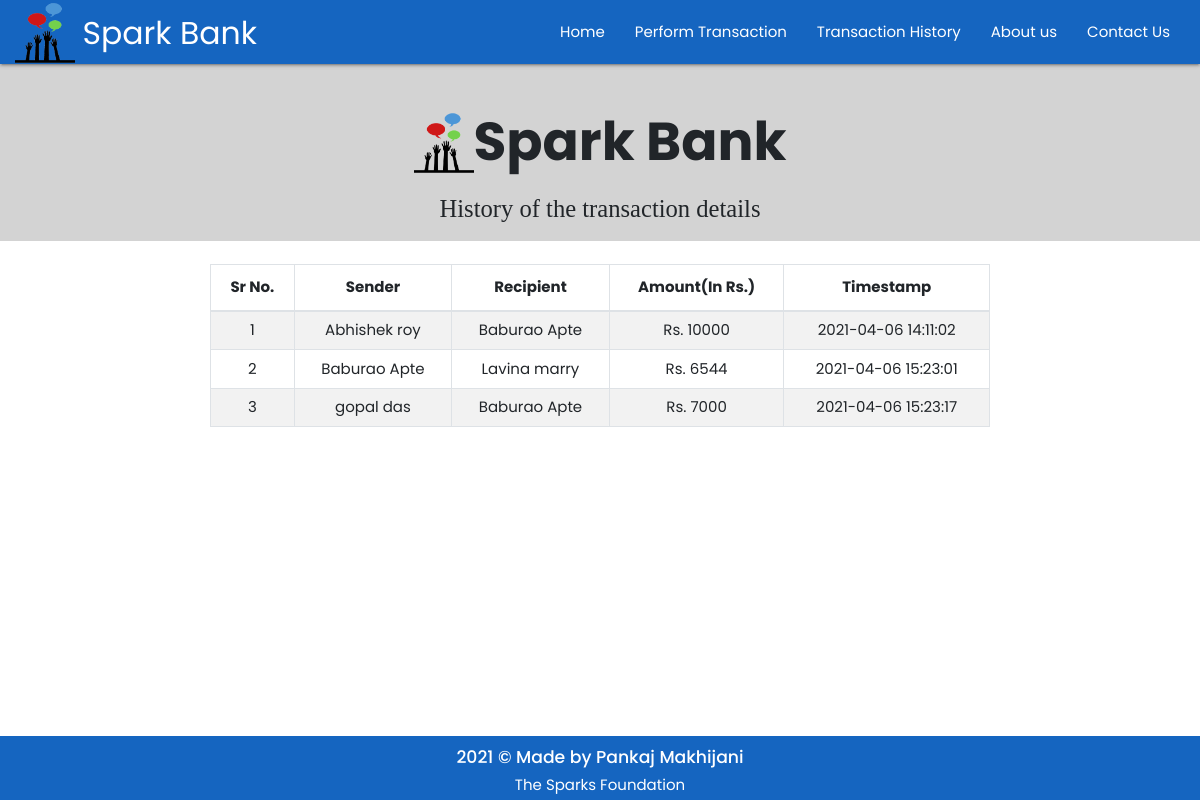
The app's page /php/transactionhistory.php with its own data.
### tables this page shows
CREATE TABLE `transaction` (
  `sr_no` int(3) NOT NULL,
  `sender` text NOT NULL,
  `receiver` text NOT NULL,
  `balance` int(10) NOT NULL,
  `date_time` datetime NOT NULL DEFAULT current_timestamp()
);

### php/transactionhistory.php (the view, shortened to what this page needs)
<!DOCTYPE html>
<html lang="en">
<head>
    <link rel="stylesheet" href="https://maxcdn.bootstrapcdn.com/bootstrap/4.0.0/css/bootstrap.min.css">
    <link rel="stylesheet" href="../css/style.css">
    <link rel="stylesheet" href="https://cdnjs.cloudflare.com/ajax/libs/materialize/1.0.0/css/materialize.min.css">
</head>
<body>
    <nav>
        <div class="container-fluid nav-wrapper #00838f blue darken-3 z-depth-1">
            <a href="../index.php" class="brand-logo"><img src="../images/logo_small.png" style="height:70px;width:60px" /><span class="m-2 title">Spark Bank</span></a>
            <ul id="nav-mobile" class="right hide-on-med-and-down">
                <li><a href="../index.php">Home</a></li>
                <li><a href="./transfermoney.php">Perform Transaction</a></li>
                <li><a href="./transactionhistory.php">Transaction History</a></li>
                <li><a href="../aboutus.php">About us</a></li>
                <li><a href="../contactus.php">Contact Us</a></li>
            </ul>
        </div>
    </nav>
    <div class="center head mt-0">
        <h2 class="mb-3"><b><span><img src="../images/logo_small.png" style="height:70px;width:60px" /></span>Spark Bank</b></h2>
        <h5 class=" mt-2">History of the transaction details</h5>
    </div>
    <div class="container">
        <br>
        <div class="container-fluid table-responsive-sm">
            <table class="table table-hover table-striped table-condensed table-bordered">
                <thead>
                    <tr>
                        <th class="text-center">Sr No.</th>
                        <th class="text-center">Sender</th>
                        <th class="text-center">Recipient</th>
                        <th class="text-center">Amount(In Rs.)</th>
                        <th class="text-center">Timestamp</th>
                    </tr>
                </thead>
                <tbody>
                    <?php
                    include './connection.php';
                    $sql = "SELECT * from transaction";
                    $query = mysqli_query($conn, $sql);
                    while ($rows = mysqli_fetch_assoc($query)) {
                    ?>
                        <tr>
                            <td class="center py-2"><?php echo $rows['sr_no']; ?></td>
                            <td class="center py-2"><?php echo $rows['sender']; ?></td>
                            <td class="center py-2"><?php echo $rows['receiver']; ?></td>
                            <td class="center py-2">Rs. <?php echo $rows['balance']; ?> </td>
                            <td class="center py-2"><?php echo $rows['date_time']; ?> </td>
                        <?php
                    }
                        ?>
                </tbody>
            </table>
        </div>
    </div>
    <footer class="center container-fluid blue darken-3 text-white pb-1">
        <h6 class="info">2021 &copy; Made by <a href="https://www.linkedin.com/in/pankaj-makhijani-1a993414a/" class="text-white">Pankaj Makhijani</a></h6>
        The Sparks Foundation
    </footer>
</body>
</html>

### css/style.css (style rules this page uses)
body { font-family: Poppins; margin: 0; }
.head { top:0; padding: 0.5px; font-family: Alegreya Sans SC; background: lightgray; }
.info { font-weight: 500; }

### php/transactionhistory.php (style rules this page uses)
.mt-0 { padding: 10px; top: 0; }
* { font-family: Poppins; }
footer { position: absolute; bottom: 0; }
a:link { color: white; }

### records on screen
transaction: sr_no "1", sender "Abhishek roy", receiver "Baburao Apte", balance "10000", date_time "2021-04-06 14:11:02"
transaction: sr_no "2", sender "Baburao Apte", receiver "Lavina marry", balance "6544", date_time "2021-04-06 15:23:01"
transaction: sr_no "3", sender "gopal das", receiver "Baburao Apte", balance "7000", date_time "2021-04-06 15:23:17"
